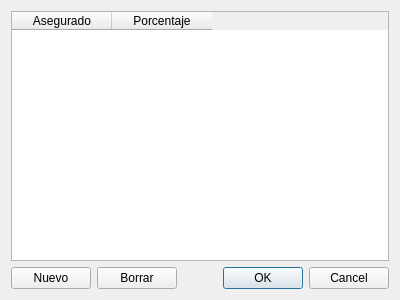
<?xml version="1.0" encoding="UTF-8"?>
<ui version="4.0">
 <class>DlgAsegurados</class>
 <widget class="QDialog" name="DlgAsegurados">
  <property name="geometry">
   <rect>
    <x>0</x>
    <y>0</y>
    <width>400</width>
    <height>300</height>
   </rect>
  </property>
  <property name="windowTitle">
   <string>Dialog</string>
  </property>
  <layout class="QVBoxLayout" name="verticalLayout">
   <item>
    <widget class="QTableWidget" name="tableWidget">
     <column>
      <property name="text">
       <string>Asegurado</string>
      </property>
     </column>
     <column>
      <property name="text">
       <string>Porcentaje</string>
      </property>
     </column>
    </widget>
   </item>
   <item>
    <layout class="QHBoxLayout" name="horizontalLayout">
     <item>
      <widget class="QPushButton" name="btnNuevo">
       <property name="text">
        <string>Nuevo</string>
       </property>
      </widget>
     </item>
     <item>
      <widget class="QPushButton" name="btnBorrar">
       <property name="text">
        <string>Borrar</string>
       </property>
      </widget>
     </item>
     <item>
      <widget class="QDialogButtonBox" name="buttonBox">
       <property name="orientation">
        <enum>Qt::Horizontal</enum>
       </property>
       <property name="standardButtons">
        <set>QDialogButtonBox::Cancel|QDialogButtonBox::Ok</set>
       </property>
      </widget>
     </item>
    </layout>
   </item>
  </layout>
 </widget>
 <tabstops>
  <tabstop>tableWidget</tabstop>
  <tabstop>btnNuevo</tabstop>
  <tabstop>btnBorrar</tabstop>
 </tabstops>
 <resources/>
 <connections>
  <connection>
   <sender>buttonBox</sender>
   <signal>accepted()</signal>
   <receiver>DlgAsegurados</receiver>
   <slot>accept()</slot>
   <hints>
    <hint type="sourcelabel">
     <x>389</x>
     <y>277</y>
    </hint>
    <hint type="destinationlabel">
     <x>157</x>
     <y>274</y>
    </hint>
   </hints>
  </connection>
  <connection>
   <sender>buttonBox</sender>
   <signal>rejected()</signal>
   <receiver>DlgAsegurados</receiver>
   <slot>reject()</slot>
   <hints>
    <hint type="sourcelabel">
     <x>389</x>
     <y>283</y>
    </hint>
    <hint type="destinationlabel">
     <x>286</x>
     <y>274</y>
    </hint>
   </hints>
  </connection>
 </connections>
</ui>
